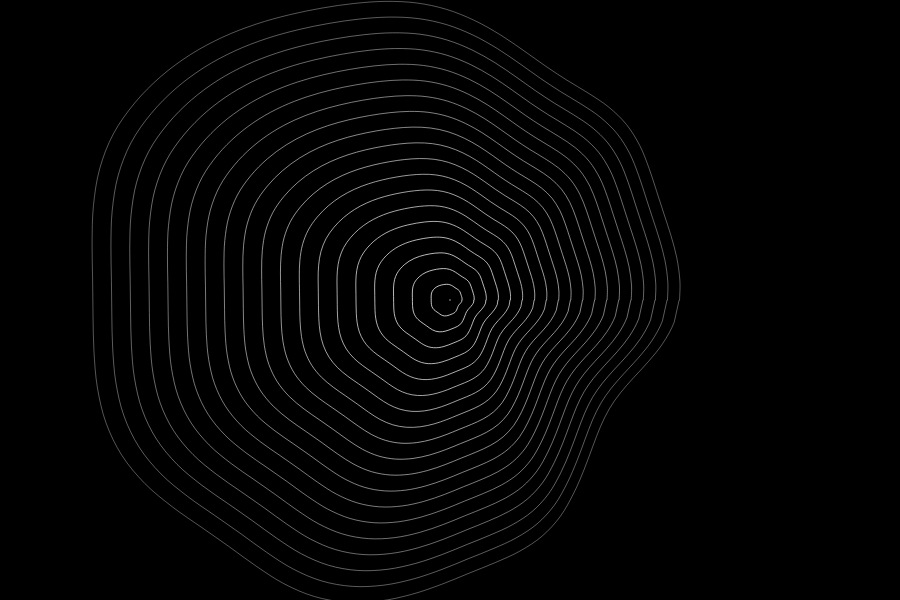
Frame 1 (no input)
Frame 60 (no input): identical to frame 1, image omitted
Frame 120 (the mouse pressed at the canvas centre since frame 60): identical to frame 1, image omitted

The p5.js sketch that drew this single still picture (run headless with seeded random() and noise() and a simulated clock; from frame 60 on, the mouse is pressed at the canvas centre):

// p5.js sketch
// ── sketch.js
// Code modified from Dan Shiffman's Polar Perlin Noise Loops
// https://www.youtube.com/watch?v=ZI1dmHv3MeM
let slider;

function setup() {
  // put setup code here
  createCanvas(900, 600);
  // create slider with min, max, default and increment (step)
  slider = createSlider(0, 5, 0.5, 0.1);
}

function draw() {
  // put drawing code here
  background(0);
  // translate to the middle of the canvas
  translate(width/2, height/2);
  noFill();
  // get slider value for the maximum noise value
  let noiseMax = slider.value();

  // let's make 20 of these polar perlin noise loops
  for (let i = 0; i < 20; i++) {
    
    beginShape();

    for (let a = 0; a < TWO_PI; a += 0.1) {
      // let's make the alpha channel different depending on which ring we're drawing
      let alpha = map(i, 0, 20, 255, 100);
      // we have a variable noiseMax from our slider that makes sure 
      // we are capping the amount of noise
      let xoff = map(cos(a), -1, 1, 0, noiseMax);
      let yoff = map(sin(a), -1, 1, 0, noiseMax);
      // make the radius of the loop based on the mapping the noise value of the xoff and yoff
      // increasing the radius with the more loops that are drawn
      let r = map(noise(xoff, yoff), 0, 1, 0, 600 * (i/20));
      // convert the polar coordinates to cartesian x,y coordinates to draw
      let x = r * cos(a);
      let y = r * sin(a);
      // draw the vertices, which are connected by endShape(CLOSE)
      stroke(255, alpha);
      strokeWeight(0.8);
      curveVertex(x, y);
    }
    endShape(CLOSE);
  }
}
